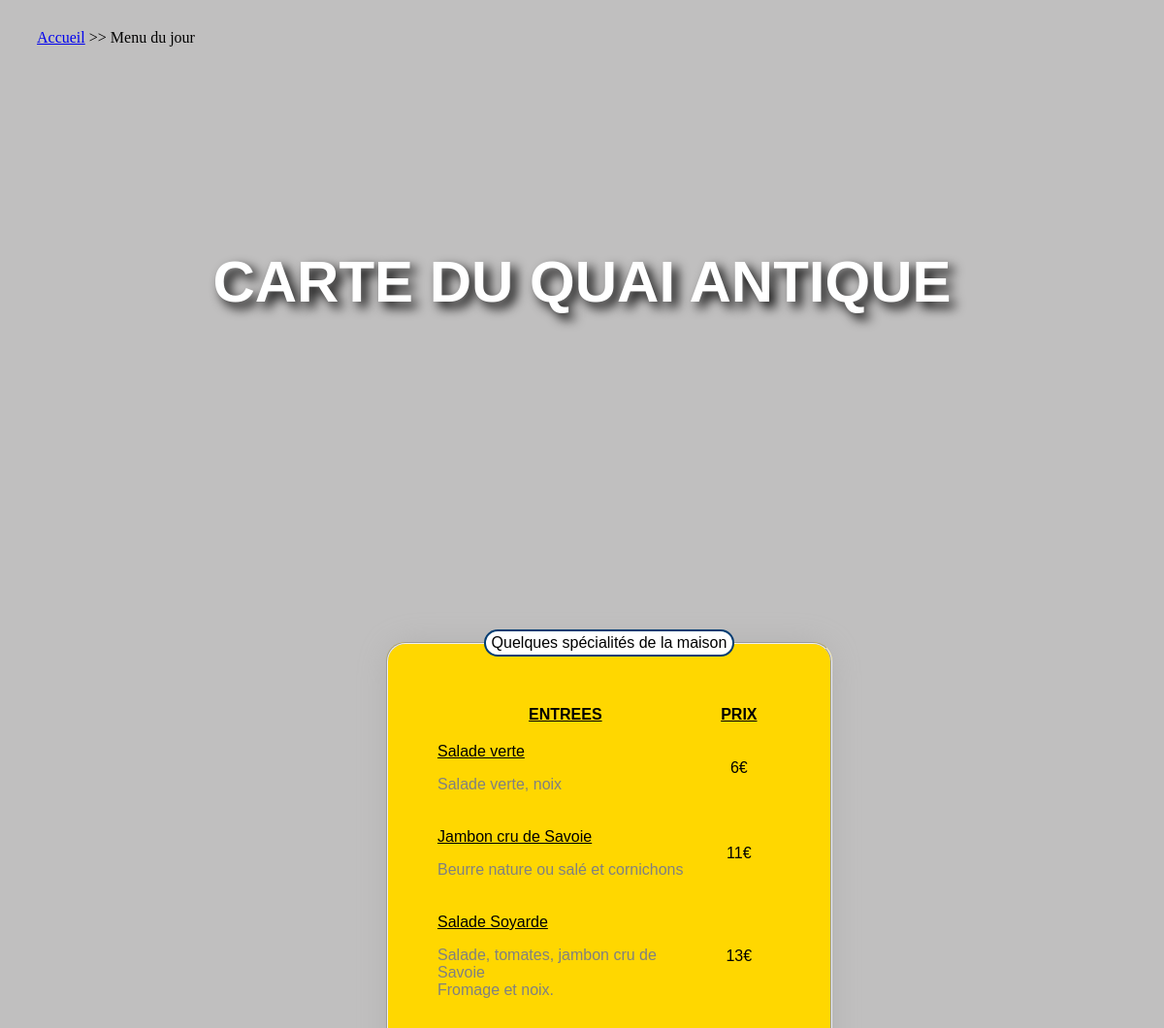
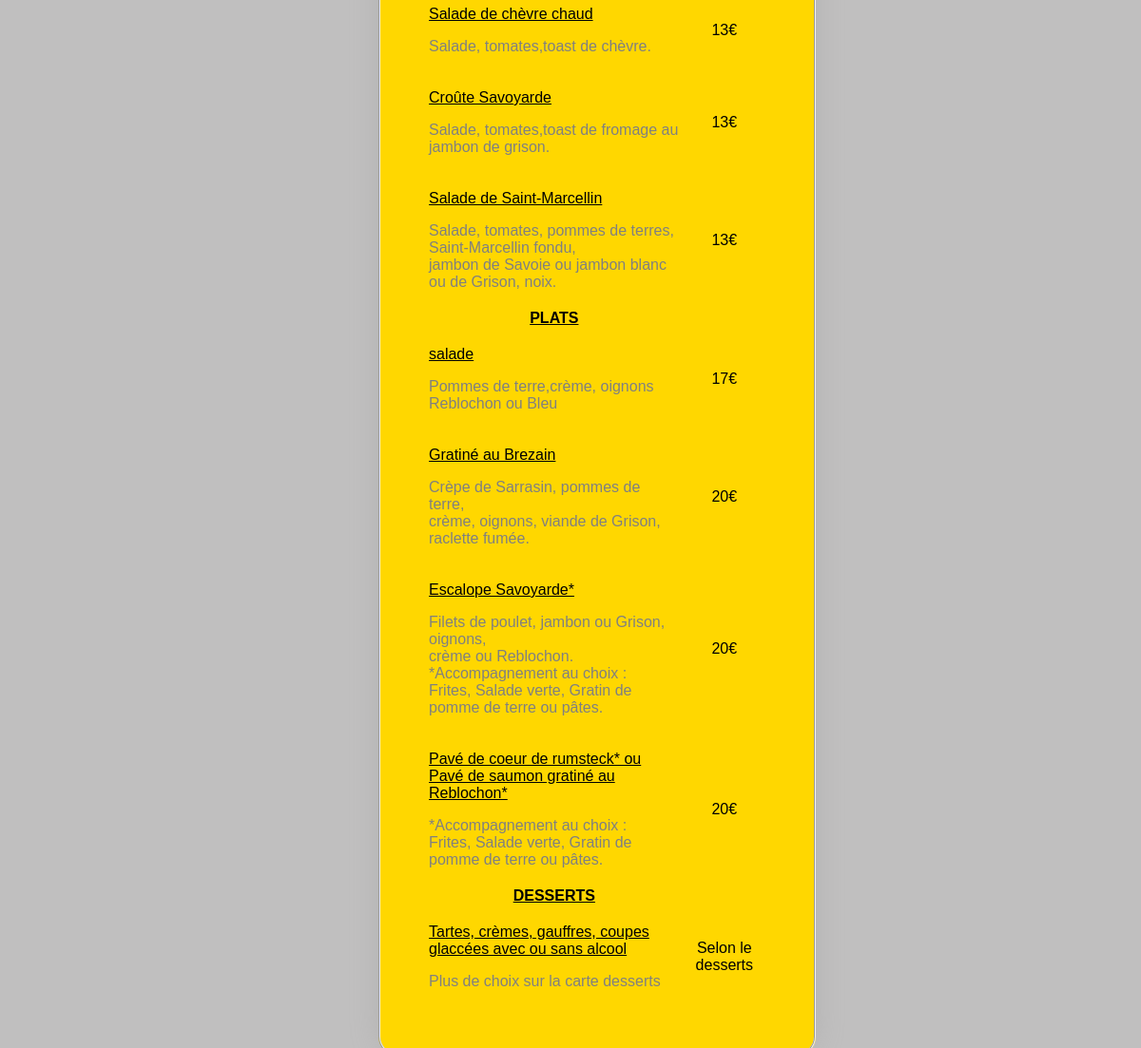
The app's page /carteUtilisateurretourPHP.php with its own data (2 pictures, top to bottom).
### tables this page shows
CREATE TABLE `entre` (
  `id_entre` int(11) NOT NULL,
  `plats` varchar(250) NOT NULL,
  `ingredients` varchar(250) NOT NULL,
  `prix` decimal(2,0) NOT NULL
);

CREATE TABLE `plats` (
  `id_plats` int(11) NOT NULL,
  `plats` varchar(250) NOT NULL,
  `ingredients` varchar(250) NOT NULL,
  `prix` decimal(2,0) DEFAULT NULL
);

CREATE TABLE `desserts` (
  `id_dessert` int(11) NOT NULL,
  `plats` varchar(250) NOT NULL,
  `ingredients` varchar(250) NOT NULL,
  `prix` varchar(250) NOT NULL
);

### carteUtilisateurretourPHP.php (the view, shortened to what this page needs)
<!doctype html>
<html lang="fr">
<head>
     <link rel="stylesheet" href="carte.css">
</head>
<body>
     <nav class="breadcrumb" aria-label="breadcrumb">
          <ul>
               <li><a href="index.php">Accueil</a></li>
               <li><span aria-current="page">Menu du jour</span></li>
          </ul>
     </nav>
     <h1>CARTE DU QUAI ANTIQUE</h1>
     <main>
          <fieldset>
               <legend>Quelques spécialités de la maison</legend>
               <table>
                    <thead>
                         <tr>
                              <th>ENTREES</th>
                              <th>PRIX</th>
                         </tr>
                    </thead>
                    <tbody>
                         <?php
                         try {
                              $bdd = new PDO('mysql:host=localhost;dbname=restau_database', 'root');
                         } catch (Exception $e) {
                              die('Erreur:' . $e->getMessage());
                         }
                         $reponse = $bdd->query('SELECT * FROM entre ORDER BY id_entre ');
                         while ($donnees = $reponse->fetch()) {
                         ?>
                              <tr>
                                   <td>
                                        <p id="gauche"><?php echo $donnees['plats']; ?></p>
                                        <p id="ingredients"><?php echo $donnees['ingredients']; ?></p>
                                   </td>
                                   <td>
                                        <p id="centre"><?php echo $donnees['prix']; ?>€</p>
                                   </td>
                              </tr>
                         <?php
                         }
                         ?>
                    </tbody>
                    <thead>
                         <tr>
                              <th>PLATS</th>
                         </tr>
                    </thead>
                    <tbody>
                         <?php
                         try {
                              $bdd = new PDO('mysql:host=localhost;dbname=restau_database', 'root');
                         } catch (Exception $e) {
                              die('Erreur:' . $e->getMessage());
                         }
                         $reponse = $bdd->query('SELECT * FROM plats ORDER BY id_plats ');
                         while ($donnees = $reponse->fetch()) {
                         ?>
                              <tr>
                                   <td>
                                        <p id="gauche"><?php echo $donnees['plats']; ?></p>
                                        <p id="ingredients"><?php echo $donnees['ingredients']; ?></p>
                                   </td>
                                   <td>
                                        <p id="centre"><?php echo $donnees['prix']; ?>€</p>
                                   </td>
                              </tr>
                         <?php
                         }
                         ?>
                    </tbody>
                    <thead>
                         <tr>
                              <th>DESSERTS</th>
                         </tr>
                    </thead>
                    <tbody>
                         <?php
                         try {
                              $bdd = new PDO('mysql:host=localhost;dbname=restau_database', 'root');
                         } catch (Exception $e) {
                              die('Erreur:' . $e->getMessage());
                         }
                         $reponse = $bdd->query('SELECT * FROM desserts ORDER BY id_dessert ');
                         while ($donnees = $reponse->fetch()) {
                         ?>
                              <tr>
                                   <td>
                                        <p id="gauche"><?php echo $donnees['plats']; ?></p>
                                        <p id="ingredients"><?php echo $donnees['ingredients']; ?></p>
                                   </td>
                                   <td>
                                        <p id="centre"><?php echo $donnees['prix']; ?></p>
                                   </td>
                              </tr>
                         <?php
                         }
                         ?>
                    </tbody>
               </table>
          </fieldset>
     </main>
</body>
</html>

### carte.css (style rules this page uses)
body { background: #c0bfbf; margin: 0; padding: 0; width: 100%; }
.breadcrumb { padding: 0 .5rem; }
.breadcrumb ul { display: flex; flex-wrap: wrap; list-style: none; margin: 0; padding: 30px; }
.breadcrumb li:not(:last-child)::after { display: inline-block; margin: 0 .25rem; content: ">>"; }
h1 { font-family: cursive, Gotham, Tahoma, sans-serif; font-size: 60px; text-align: center; position: absolute; width: 100%; top: 10%; color: #ffffff; text-shadow: black 0.1em 0.1em 0.2em }
main { width: 100%; margin: 33%; }
fieldset { background: #FFD700; width: 30%; box-shadow: 0px 0px 36px -7px rgba(171, 171, 171, 1); border-radius: 20px; position: absolute; padding: 3rem; top: 30%; font-family: cursive, Gotham, Tahoma, sans-serif; text-align: center; }
legend { background-color: #fff; color: #000; padding: 3px 6px; border: 2px solid #003c72; border-radius: 30px; font-family: cursive, Gotham, Tahoma, sans-serif; }
th { text-decoration-line: underline; }
#gauche { text-align: left; text-decoration-line: underline; }
#ingredients { text-align: left; color: grey; }
#centre { padding: 1%; text-align: center; }

### records on screen
entre: plats "Salade verte", ingredients "Salade verte, noix", prix "6"
entre: plats "Jambon cru de Savoie", ingredients "Beurre nature ou salé et cornichons", prix "11"
entre: plats "Salade Soyarde", ingredients "Salade, tomates, jambon cru de Savoie Fromage et noix.", prix "13"
entre: plats "Salade de chèvre chaud", ingredients "Salade, tomates,toast de chèvre.", prix "13"
entre: plats "Croûte Savoyarde", ingredients "Salade, tomates,toast de fromage au jambon de grison.", prix "13"
entre: plats "Salade de Saint-Marcellin", ingredients "Salade, tomates, pommes de terres, Saint-Marcellin fondu, jambon de Savoie ou jambon blanc ou de Grison, noix.", prix "13"
plats: plats "salade", ingredients "Pommes de terre,crème, oignons Reblochon ou Bleu", prix "17"
plats: plats "Gratiné au Brezain", ingredients "Crèpe de Sarrasin, pommes de terre, crème, oignons, viande de Grison, raclette fumée.", prix "20"
plats: plats "Escalope Savoyarde*", ingredients "Filets de poulet, jambon ou Grison, oignons, crème ou Reblochon. *Accompagnement au choix : Frites, Salade verte, Gratin de pomme de terre ou pâtes.", prix "20"
plats: plats "Pavé de coeur de rumsteck* ou Pavé de saumon gratiné au Reblochon*", ingredients "*Accompagnement au choix : Frites, Salade verte, Gratin de pomme de terre ou pâtes.", prix "20"
desserts: plats "Tartes, crèmes, gauffres, coupes glaccées avec ou sans alcool", ingredients "Plus de choix sur la carte desserts", prix "Selon le desserts"
